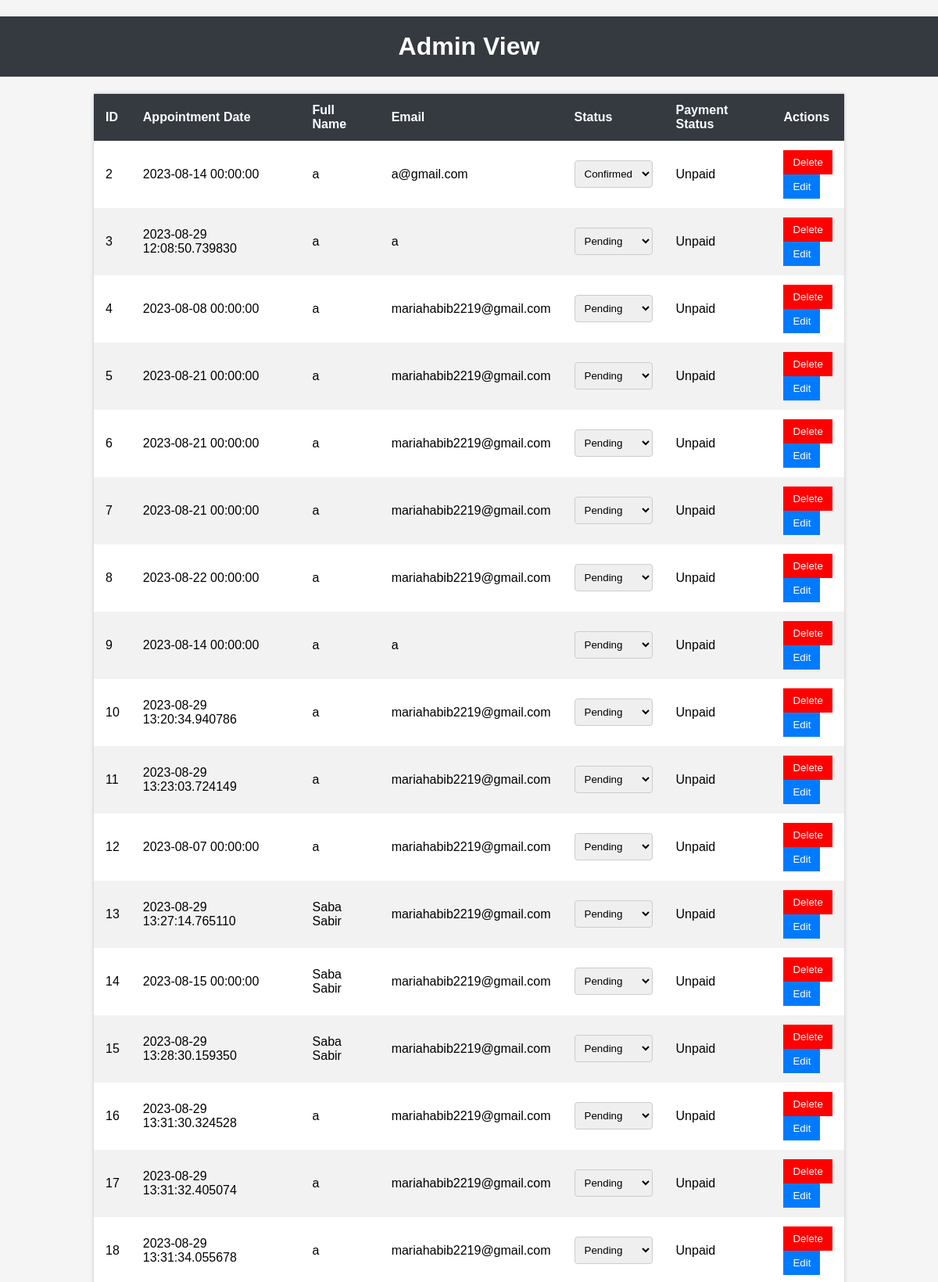
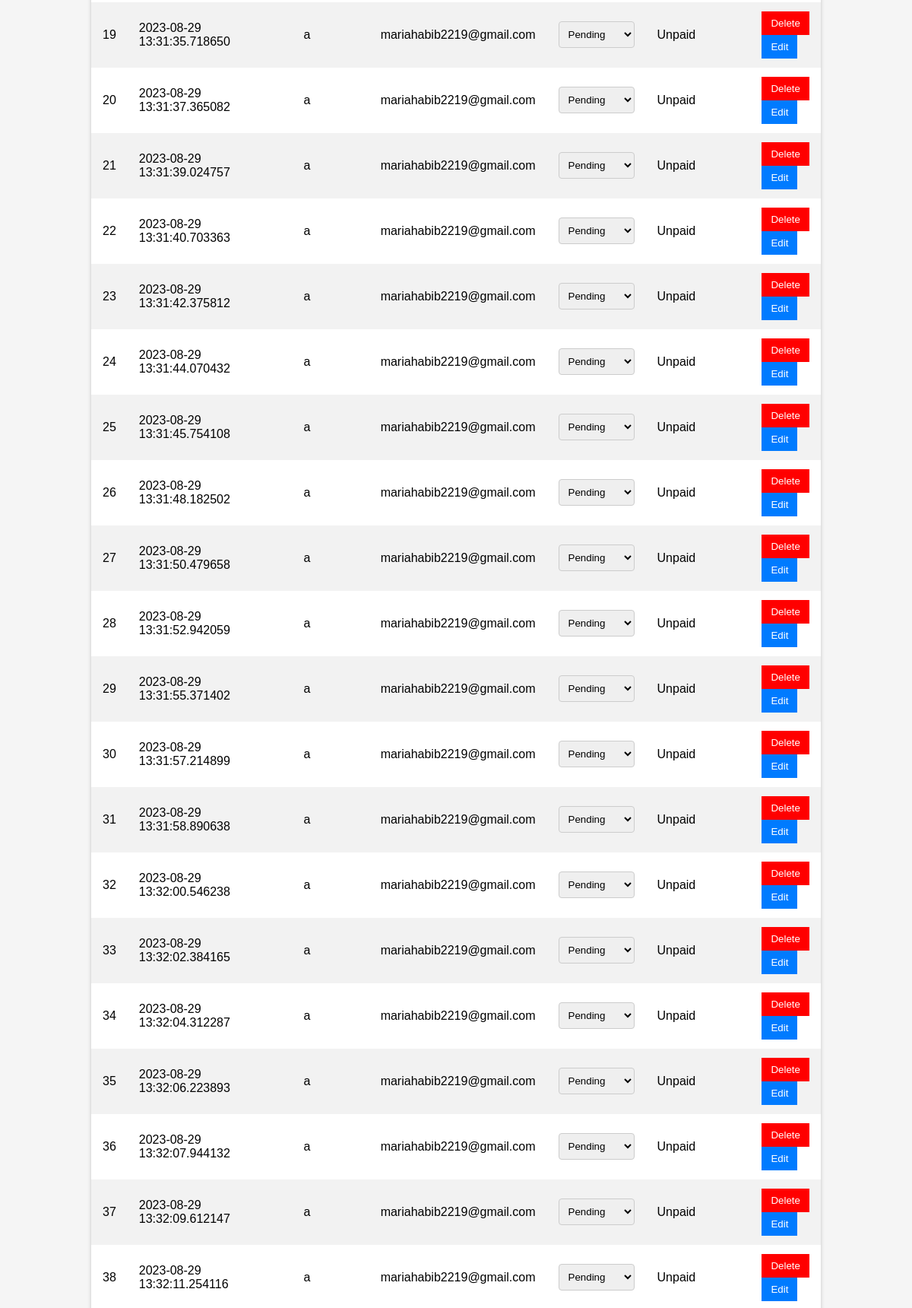
The app's page /admin_view (upper part) with its own data (2 pictures, top to bottom).
### app.py (models this page shows, shortened)
class Appointment(db.Model):
    id = db.Column(db.Integer, primary_key=True)
    full_name = db.Column(db.String)
    email = db.Column(db.String)
    status = db.Column(db.String)
    payment_status = db.Column(db.String)
    date =  db.Column(db.DateTime)

### app.py (the view, shortened to what this page needs)
@app.route('/admin_view', methods=['GET', 'POST'])
def admin_view():
    appointments = Appointment.query.all()
    return render_template('admin_view.html', appointments=appointments)

### templates/admin_view.html (shortened to what this page needs)
<!DOCTYPE html>
<html>
<head>
</head>
<body>
    <h1>Admin View</h1>
    <table>
        <thead>
            <tr>
                <th>ID</th>
                <th>Appointment Date</th>
                <th>Full Name</th>
                <th>Email</th>
                <th>Status</th>
                <th>Payment Status</th>
                <th>Actions</th>
            </tr>
        </thead>
        <tbody>
            {% for appointment in appointments %}
            <tr>
                <td>{{ appointment.id }}</td>
                <td>{{ appointment.date }}</td>
                <td>{{ appointment.full_name }}</td>
                <td>{{ appointment.email }}</td>
                <td>
                    <select name="appointment_status">
                        <option value="pending" {% if appointment.status == 'pending' %}selected{% endif %}>Pending</option>
                        <option value="confirmed" {% if appointment.status == 'confirmed' %}selected{% endif %}>Confirmed</option>
                    </select>
                </td>
                <td>{{ appointment.payment_status }}</td>
                <td>
                    <form method="POST" action="{{ url_for('admin_view') }}">
                        <button type="submit" id="delete_button" name="action" value="delete" style="background-color: #ff0000; color: #fff;">Delete</button>
                    </form>
                    <form method="GET" action="{{ url_for('edit_appointment', appointment_id=appointment.id) }}">
                      <button type="submit">Edit</button>
                  </form>
                </td>
            </tr>
            {% endfor %}
        </tbody>
    </table>
</body>
</html>

### templates/admin_view.html (style rules this page uses)
body { font-family: Arial, sans-serif; margin: 0; padding: 0; background-color: #f5f5f5; }
h1 { text-align: center; padding: 20px; background-color: #343a40; color: #fff; }
table { margin: 20px auto; border-collapse: collapse; width: 80%; background-color: #fff; box-shadow: 0px 0px 5px 0px rgba(0,0,0,0.2); }
th, td { padding: 12px 15px; text-align: left; }
th { background-color: #343a40; color: #fff; }
tr:nth-child(even) { background-color: #f2f2f2; }
select { padding: 8px; border: 1px solid #ccc; border-radius: 4px; }
button { padding: 8px 12px; border: none; background-color: #007bff; color: #fff; cursor: pointer; }

### records on screen
Appointment: id "2", date "2023-08-14 00:00:00", full_name "a", email "a@gmail.com", appointment_status "Confirmed", payment_status "Unpaid"
Appointment: id "3", date "2023-08-29 12:08:50.739830", full_name "a", email "a", payment_status "Unpaid"
Appointment: id "4", date "2023-08-08 00:00:00", full_name "a", email "mariahabib2219@gmail.com", payment_status "Unpaid"
Appointment: id "5", date "2023-08-21 00:00:00", full_name "a", email "mariahabib2219@gmail.com", payment_status "Unpaid"
Appointment: id "6", date "2023-08-21 00:00:00", full_name "a", email "mariahabib2219@gmail.com", payment_status "Unpaid"
Appointment: id "7", date "2023-08-21 00:00:00", full_name "a", email "mariahabib2219@gmail.com", payment_status "Unpaid"
Appointment: id "8", date "2023-08-22 00:00:00", full_name "a", email "mariahabib2219@gmail.com", payment_status "Unpaid"
Appointment: id "9", date "2023-08-14 00:00:00", full_name "a", email "a", payment_status "Unpaid"
Appointment: id "10", date "2023-08-29 13:20:34.940786", full_name "a", email "mariahabib2219@gmail.com", payment_status "Unpaid"
Appointment: id "11", date "2023-08-29 13:23:03.724149", full_name "a", email "mariahabib2219@gmail.com", payment_status "Unpaid"
Appointment: id "12", date "2023-08-07 00:00:00", full_name "a", email "mariahabib2219@gmail.com", payment_status "Unpaid"
Appointment: id "13", date "2023-08-29 13:27:14.765110", full_name "Saba Sabir", email "mariahabib2219@gmail.com", payment_status "Unpaid"
Appointment: id "14", date "2023-08-15 00:00:00", full_name "Saba Sabir", email "mariahabib2219@gmail.com", payment_status "Unpaid"
Appointment: id "15", date "2023-08-29 13:28:30.159350", full_name "Saba Sabir", email "mariahabib2219@gmail.com", payment_status "Unpaid"
Appointment: id "16", date "2023-08-29 13:31:30.324528", full_name "a", email "mariahabib2219@gmail.com", payment_status "Unpaid"
Appointment: id "17", date "2023-08-29 13:31:32.405074", full_name "a", email "mariahabib2219@gmail.com", payment_status "Unpaid"
Appointment: id "18", date "2023-08-29 13:31:34.055678", full_name "a", email "mariahabib2219@gmail.com", payment_status "Unpaid"
Appointment: id "19", date "2023-08-29 13:31:35.718650", full_name "a", email "mariahabib2219@gmail.com", payment_status "Unpaid"
Appointment: id "20", date "2023-08-29 13:31:37.365082", full_name "a", email "mariahabib2219@gmail.com", payment_status "Unpaid"
Appointment: id "21", date "2023-08-29 13:31:39.024757", full_name "a", email "mariahabib2219@gmail.com", payment_status "Unpaid"
Appointment: id "22", date "2023-08-29 13:31:40.703363", full_name "a", email "mariahabib2219@gmail.com", payment_status "Unpaid"
Appointment: id "23", date "2023-08-29 13:31:42.375812", full_name "a", email "mariahabib2219@gmail.com", payment_status "Unpaid"
Appointment: id "24", date "2023-08-29 13:31:44.070432", full_name "a", email "mariahabib2219@gmail.com", payment_status "Unpaid"
Appointment: id "25", date "2023-08-29 13:31:45.754108", full_name "a", email "mariahabib2219@gmail.com", payment_status "Unpaid"
Appointment: id "26", date "2023-08-29 13:31:48.182502", full_name "a", email "mariahabib2219@gmail.com", payment_status "Unpaid"
Appointment: id "27", date "2023-08-29 13:31:50.479658", full_name "a", email "mariahabib2219@gmail.com", payment_status "Unpaid"
Appointment: id "28", date "2023-08-29 13:31:52.942059", full_name "a", email "mariahabib2219@gmail.com", payment_status "Unpaid"
Appointment: id "29", date "2023-08-29 13:31:55.371402", full_name "a", email "mariahabib2219@gmail.com", payment_status "Unpaid"
Appointment: id "30", date "2023-08-29 13:31:57.214899", full_name "a", email "mariahabib2219@gmail.com", payment_status "Unpaid"
Appointment: id "31", date "2023-08-29 13:31:58.890638", full_name "a", email "mariahabib2219@gmail.com", payment_status "Unpaid"
Appointment: id "32", date "2023-08-29 13:32:00.546238", full_name "a", email "mariahabib2219@gmail.com", payment_status "Unpaid"
Appointment: id "33", date "2023-08-29 13:32:02.384165", full_name "a", email "mariahabib2219@gmail.com", payment_status "Unpaid"
Appointment: id "34", date "2023-08-29 13:32:04.312287", full_name "a", email "mariahabib2219@gmail.com", payment_status "Unpaid"
Appointment: id "35", date "2023-08-29 13:32:06.223893", full_name "a", email "mariahabib2219@gmail.com", payment_status "Unpaid"
Appointment: id "36", date "2023-08-29 13:32:07.944132", full_name "a", email "mariahabib2219@gmail.com", payment_status "Unpaid"
Appointment: id "37", date "2023-08-29 13:32:09.612147", full_name "a", email "mariahabib2219@gmail.com", payment_status "Unpaid"
Appointment: id "38", date "2023-08-29 13:32:11.254116", full_name "a", email "mariahabib2219@gmail.com", payment_status "Unpaid"
